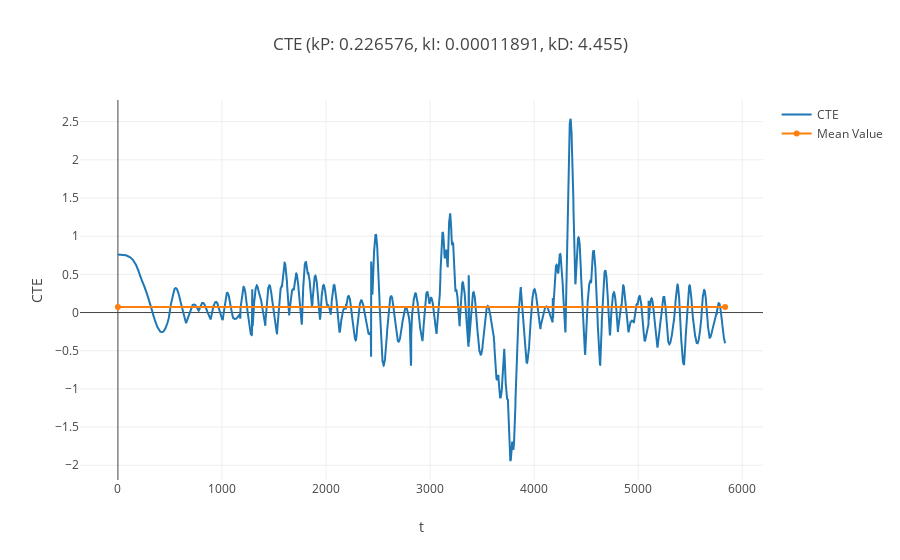

Notebook cell for this chart:
### Code cell
plot_cte('cte_out_0.226576_0.00011891_4.455.txt')

### Figure 1 — Plotly figure (JSON) as saved in the notebook; plotly's stock layout.template omitted (floating-point values rounded to 4 significant figures; data arrays with more than 128 entries replaced by an {"elided": "..."} marker saying what was removed)
{"data": [{"name": "CTE", "type": "scatter", "uid": "848bdb22-ac22-11e8-9507-7824af8a81b9", "x": {"elided": "5836 int values"}, "xaxis": "x2", "y": {"elided": "5836 float values"}, "yaxis": "y2"}, {"name": "Mean Value", "type": "scatter", "uid": "848bdb23-ac22-11e8-b496-7824af8a81b9", "x": [0, 5835], "xaxis": "x2", "y": [0.07317, 0.07317], "yaxis": "y2"}], "layout": {"title": "CTE (kP: 0.226576, kI: 0.00011891, kD: 4.455)", "xaxis2": {"anchor": "x2", "title": "t"}, "yaxis2": {"anchor": "y2", "title": "CTE"}}}
